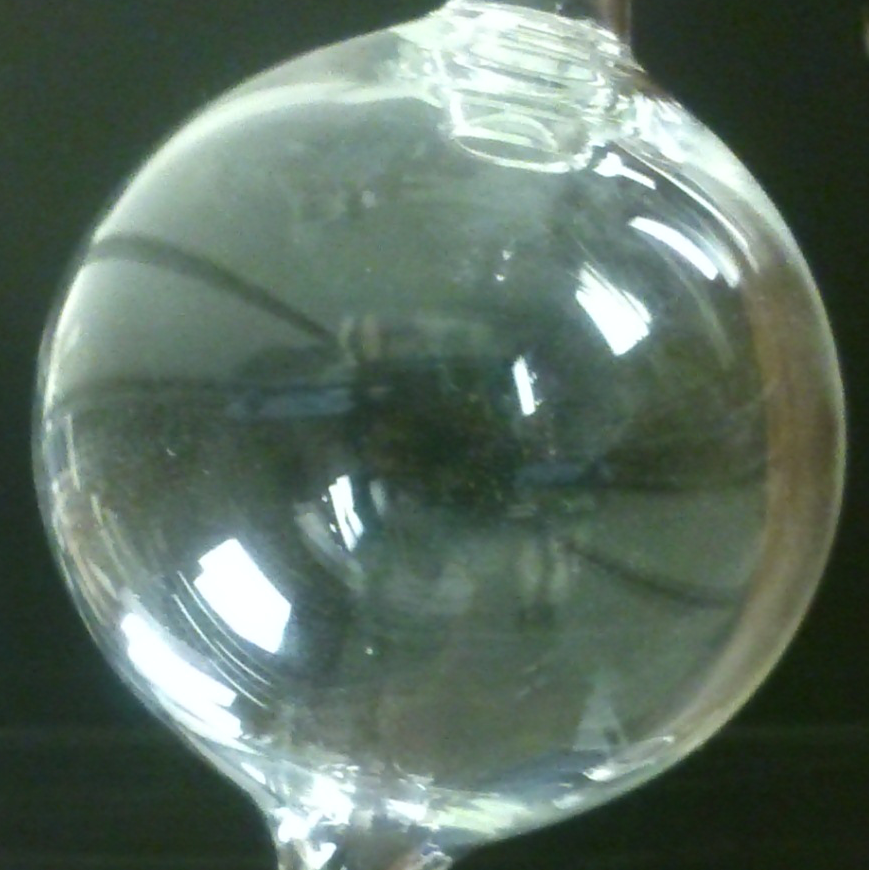
#> input picture q.png, 869 x 870 px
$ python plot_2d_boundary.py 5
#> lines starting #> are read from the running program, lines starting #| are printed output that depends on the picture
### get_boundary_greyscale.py
from PIL import Image
from PIL import ImageFilter
import sys

def get_boundary(filename, th):
	# Open image
#> called with filename = 'q.png', th = 5
	im = Image.open(filename)
#> im is the input picture: PIL image 869x870 RGBA; mean R, G, B, A 92.8, 110, 98, 255
	width, height = im.size
#> width = 869; height = 870
	# Convert to greyscale
	mask = im.convert('L')
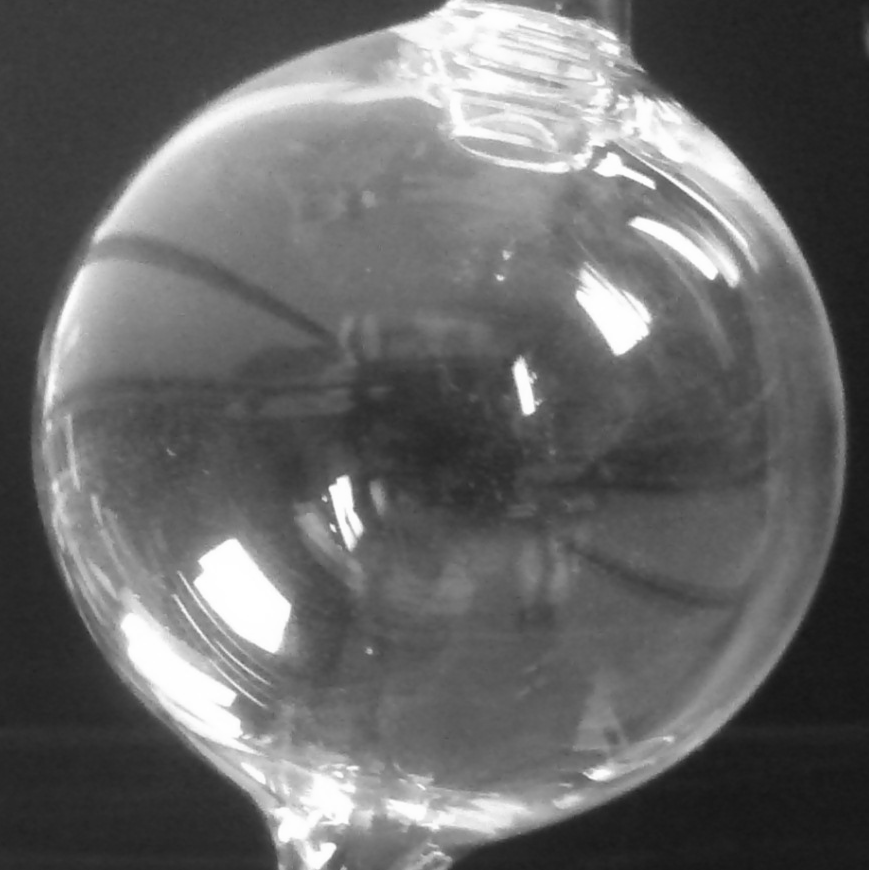
#> mask: PIL image 869x870 L; min 22, max 255, mean 103.5
	# Convert to black and white
	mask = mask.point(lambda i : i < th and 255)
#> mask: PIL image 869x870 L; every value is 0
	# mask.show()
	# Find edges
	mask = mask.filter(ImageFilter.FIND_EDGES)
	# cropping off the edges of the image because their values are also 255
	mask = mask.crop((10, 10, width - 10, height - 10))
#> mask: PIL image 849x850 L; every value is 0
	# mask.show()
	# return only the outer boundary pixels
	width, height = mask.size
#> width = 849; height = 850
	boundary = list(mask.getdata())
#> boundary = 721650 items
	outer_boundary = []
	for row in xrange(height):
		outer_boundary.append([])
		for col in xrange(width):
			# [x, y]
			coord = [col, row]
			if boundary[row * width + col] == 255:
				if len(outer_boundary[row]) == 0:
					outer_boundary[row] = [coord]
				elif len(outer_boundary[row]) == 1:
					outer_boundary[row].append(coord)
				else:
					outer_boundary[row][1] = coord

	return outer_boundary

# [4 lines of commented-out code are left out]

### plot_2d_boundary.py
import matplotlib.pyplot as plt
from get_boundary_greyscale import get_boundary
import sys
import numpy as np

def plot(coords):
	x = []
	y = []
	for row in coords:
		x.extend([row[0][0], row[1][0]])
		y.extend([row[0][1], row[1][1]])
#> after the loop, x = []; y = []
	plt.scatter(x, y, s=4, marker='.')
	plt.show()

th = int(sys.argv[1])
outer_boundary = get_boundary('q.png', th)
# print outer_boundary
#> (the run stopped early here; a loop or call above may not have finished)
